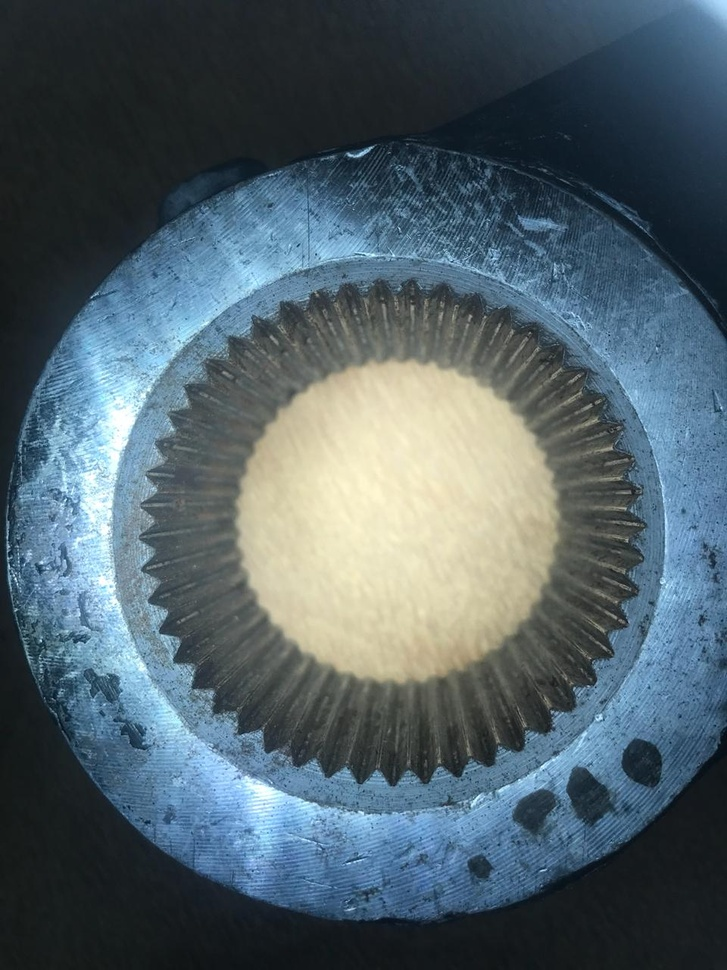
//> input picture 6.jpg, 727 x 970 px, shrunk from 960 x 1280 before the run
$ ./work1   (built with g++ and OpenCV 4)
//> lines starting //> are read from the running program, lines starting //| are printed output that depends on the picture; after the words box and inside, x2 and y2 are one past the last pixel; in counts of white or black regions, pixels touching at a corner belong together
#include "opencv2/highgui/highgui.hpp"
#include "opencv2/imgproc/imgproc.hpp"
#include <iostream>
#include <stdio.h>

using namespace std;
using namespace cv;

/// Global Variables
Mat img; Mat templ; Mat result;
char* image_window = "Source Image";
char* result_window = "Result window";
//namedWindow("Source Image",CV_WINDOW_NORMAL);
//namedWindow("Result window",CV_WINDOW_NORMAL);


int match_method;
int max_Trackbar = 5;

/// Function Headers
void MatchingMethod( int, void* );

/** @function main */
int main( int argc, char** argv )
{
  /// Load image and template
  img = imread( "/home/abhishek/imageprocessing/work1/6.jpg" );
//> img is the input picture: 970 rows x 727 cols, CV_8UC3; mean B, G, R 106, 97.8, 81.4
  templ = imread( "/home/abhishek/imageprocessing/work1/7.jpg" );
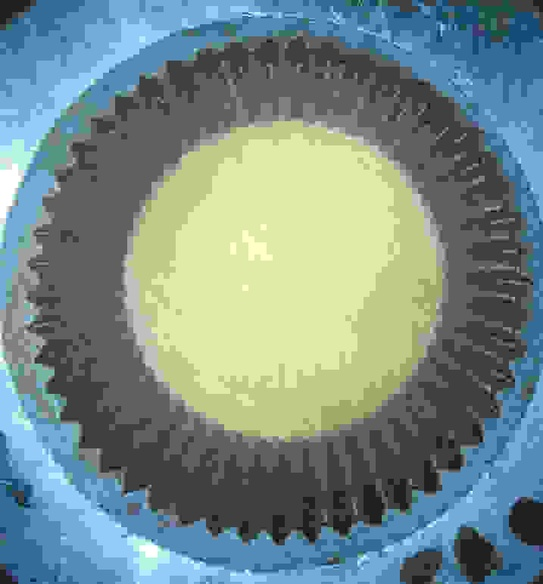
//> input picture 7.jpg, 543 x 584 px, shrunk from 717 x 771 before the run
//> templ is the input picture: 584 rows x 543 cols, CV_8UC3; mean B, G, R 136.6, 139.7, 118


  /// Create windows
 namedWindow( image_window, CV_WINDOW_NORMAL );
  namedWindow( result_window, CV_WINDOW_NORMAL );
  namedWindow("templ",CV_WINDOW_NORMAL);

  /// Create Trackbar
  char* trackbar_label = "Method: \n 0: SQDIFF \n 1: SQDIFF NORMED \n 2: TM CCORR \n 3: TM CCORR NORMED \n 4: TM COEFF \n 5: TM COEFF NORMED";
  createTrackbar( trackbar_label, image_window, &match_method, max_Trackbar, MatchingMethod );

  MatchingMethod( 0, 0 );

  waitKey(0);
  return 0;
}

/**
 * @function MatchingMethod
 * @brief Trackbar callback
 */
void MatchingMethod( int, void* )
{
  /// Source image to display
  Mat img_display;
  img.copyTo( img_display );

  /// Create the result matrix
  int result_cols =  img.cols - templ.cols + 1;
//> result_cols = 185
  int result_rows = img.rows - templ.rows + 1;
//> result_rows = 387

  result.create( result_rows, result_cols, CV_32FC1 );

  /// Do the Matching and Normalize
  matchTemplate( img, templ, result, match_method );
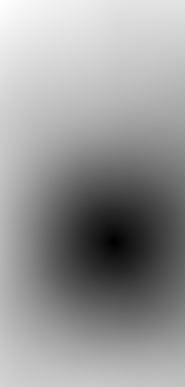
//> result: 387 rows x 185 cols, CV_32FC1; min 349351040, max 9.39e+09, mean 5.74e+09; drawn with min black and max white
  normalize( result, result, 0, 1, NORM_MINMAX, -1, Mat() );

  /// Localizing the best match with minMaxLoc
  double minVal; double maxVal; Point minLoc; Point maxLoc;
  Point matchLoc;

  minMaxLoc( result, &minVal, &maxVal, &minLoc, &maxLoc, Mat() );
//> minVal = 0; maxVal = 1; minLoc = Point(114, 241); maxLoc = Point(0, 0)

  /// For SQDIFF and SQDIFF_NORMED, the best matches are lower values. For all the other methods, the higher the better
  if( match_method  == CV_TM_SQDIFF || match_method == CV_TM_SQDIFF_NORMED )
    { matchLoc = minLoc;
//> matchLoc = Point(114, 241)
     std::cout << "0" << std::endl;}
  else
    { matchLoc = maxLoc; }

  /// Show me what you got
  rectangle( img_display, matchLoc, Point( matchLoc.x + templ.cols , matchLoc.y + templ.rows ), Scalar::all(0), 2, 8, 0 );
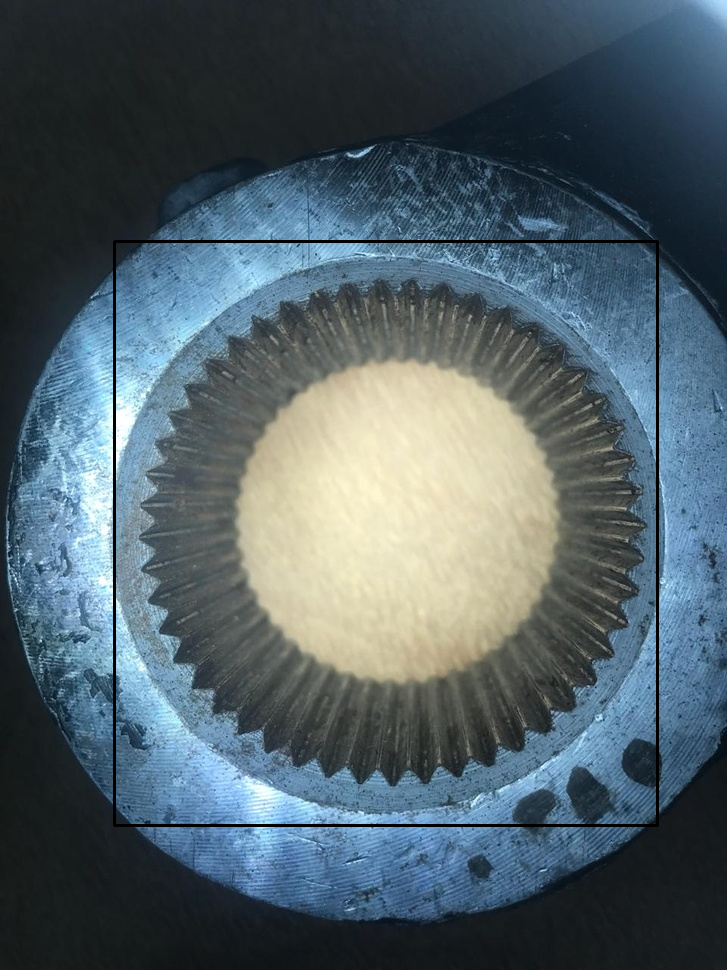
//> img_display: 970 rows x 727 cols, CV_8UC3; 0.96% of pixels changed, all inside (x1, y1, x2, y2) = (113, 240, 659, 827)
  rectangle( result, matchLoc, Point( matchLoc.x + templ.cols , matchLoc.y + templ.rows ), Scalar::all(0), 2, 8, 0 );
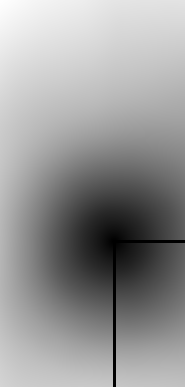
//> result: 387 rows x 185 cols, CV_32FC1; min 0, max 1, mean 0.593

  imshow( image_window, img_display );
  imshow( result_window, result );
    imshow( "templ", templ );

  return;
}
